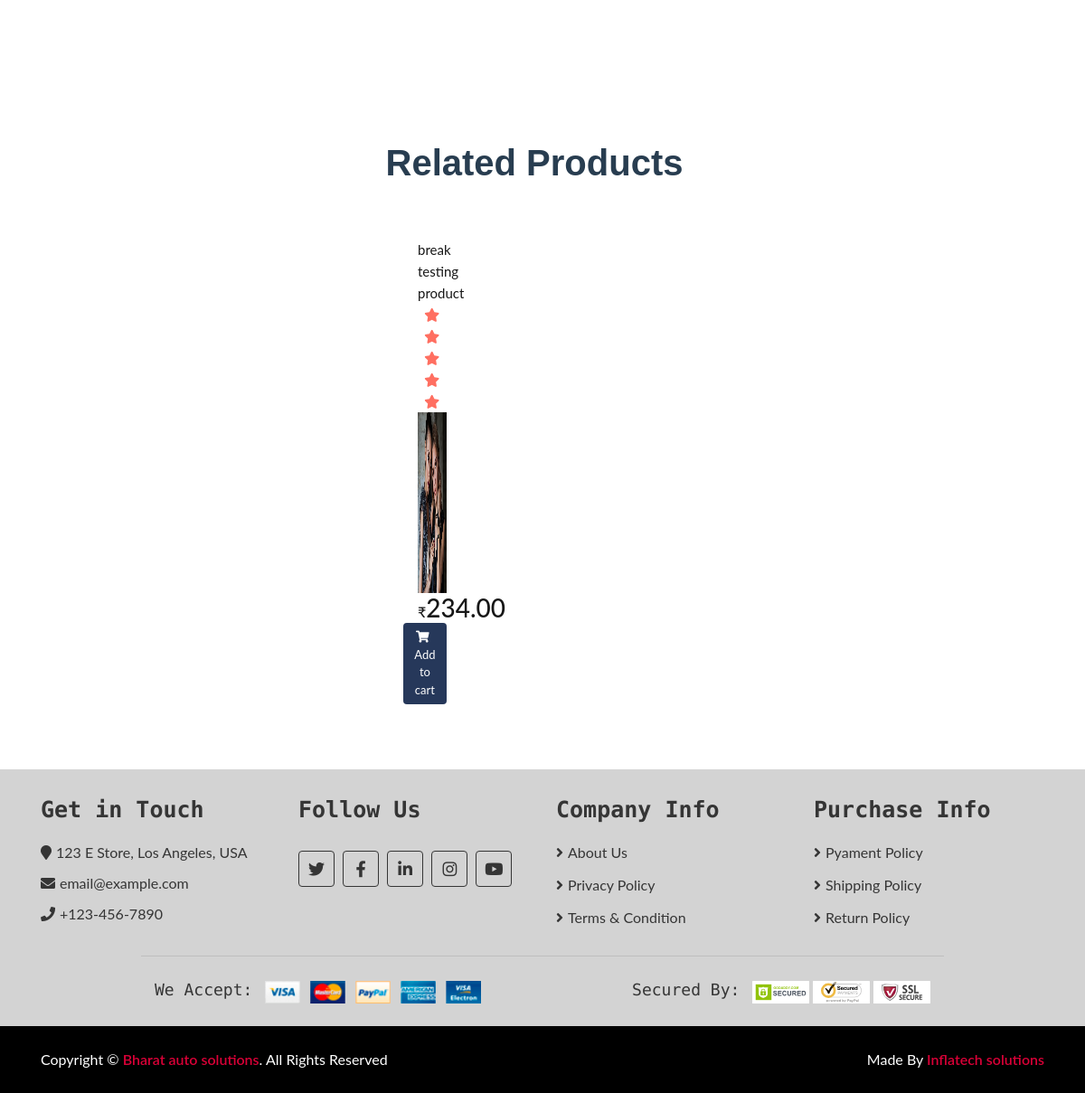
The app's page / (lower part), older data.
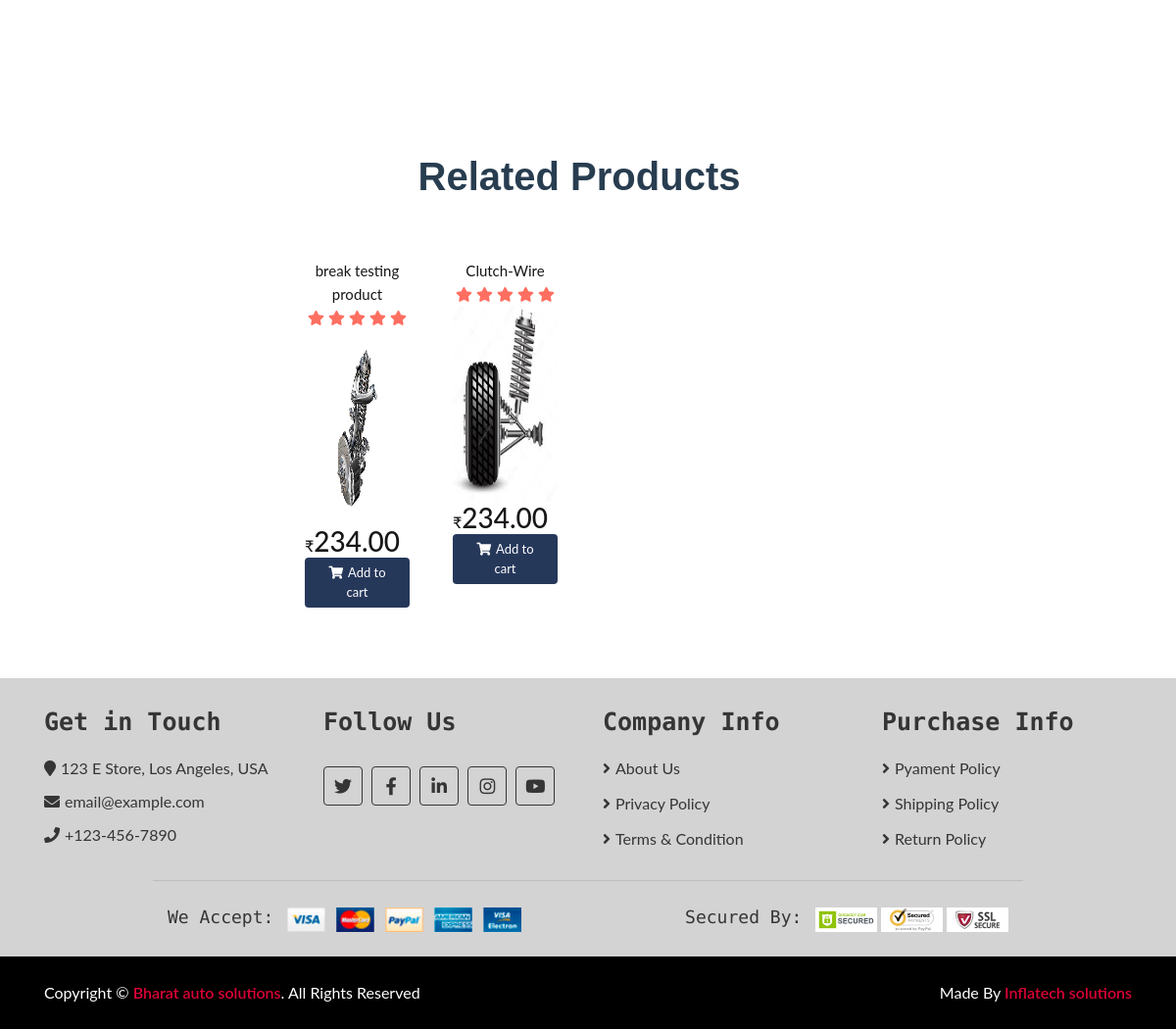
The same page, newer data.
### base/models.py (models this page shows, shortened)
class Product(models.Model):
    vehicaltype=models.ForeignKey(TypeOfVehicle, blank=False, on_delete=models.RESTRICT)
    manufacturer=models.ForeignKey(Manufacturer, blank=False, on_delete=models.RESTRICT)
    vmodel=models.ForeignKey(CarModel, blank=False, on_delete=models.RESTRICT)
    myear=models.ForeignKey(Year, on_delete=models.RESTRICT)
    category=models.ForeignKey(Category, on_delete=models.RESTRICT)
    title=models.CharField(max_length=255, help_text=('required'))
    desc=models.TextField(blank=True, null=True, verbose_name=('desciptions'))
    regular_price=models.DecimalField(max_digits=5, decimal_places=2)
    descount_price=models.DecimalField(max_digits=5, decimal_places=2, blank=True )
    is_active=models.BooleanField(default=True)
    slug=models.SlugField(blank=True, null=True)

class ProductImage(models.Model):
    product=models.ForeignKey(Product, on_delete=models.CASCADE, related_name="product_image")
    image=models.ImageField(
        verbose_name='image',
        help_text="upload a product image",
        upload_to="images/",
        null=True,
        blank=True,
    )
    is_feature=models.BooleanField(default=False)
    created_at=models.DateTimeField(auto_now=True)

### base/views.py (the view)
# urls.py: path('',views.home, name="home"),
def home(request):
    if request.user.is_authenticated:
        us= request.user
        cust, created = Customer.objects.get_or_create(user=us)
        customer = request.user.customer
        cartItems= nav(HttpRequest, customer)
    else:
        cartItems=0
    products = Product.objects.all()
    cateories = Category.objects.all()
    loop=range(1,8)
    return render(request, 'index.html', {'loop':loop,'products':products,'cartItems':cartItems, 'cateories':cateories })

### templates/index.html (shortened to what this page needs)
{% extends 'base.html' %}
{% load static %}
{% block content %}
  <br>
  <br>
  <br>
    <br>
    <br>
    <br>
  <div class="container-fluid">
  <br>
  <br>
  <br>
    <div class="container-fluid">
      <div class="row">
          <div class="col-md-12">
              {% include 'product_display.html' %}
          </div>
      </div>
      </div>
<br>
<br>
<br>
{% endblock content %}

### templates/product_display.html
{% load static %}
                       {% block content %}
                        <div class="product">
                            <div class="section-header">
                                <h1>Related Products</h1>
                            </div>
                            <div class="row align-items-center product-slider product-slider-4">
                                {% for product in products %}
                                <div class="col-lg-3">
                                    <div class="product-item">
                                        <div class="product-title">
                                            <a href="#">{{product.title}}</a>
                                            <div class="ratting">
                                                <i class="fa fa-star"></i>
                                                <i class="fa fa-star"></i>
                                                <i class="fa fa-star"></i>
                                                <i class="fa fa-star"></i>
                                                <i class="fa fa-star"></i>
                                            </div>
                                        </div>
                                        {% for image in product.product_image.all %}
                                        {% if image.is_feature %}
                                        <div class="product-image">
                                            <a href="{% url 'product' pk=product.id %}">
                                                <img src="{{ image.image.url }}" alt="Product Image" height="200px" width="50px">
                                            </a>
                                        </div>
                                        {% endif %}
                                        {% endfor %}
                                        <div class="product-price">
                                            <h3><span>&#8377;</span>{{product.regular_price}}</h3>
                                            <button data-product="{{product.id}}" data-action="add" class="btn update-cart">
                                                <i class="fa fa-shopping-cart"></i>Add to cart
                                            </button>
                                        </div>
                                    </div>
                                </div>
                                {% endfor %}
                            </div>
                        </div>
                    </div>
                    {% endblock %}

Row changes from the older to the newer data that the page shows:
removed ProductImage: image (picture), shown under Product "break testing product"
added ProductImage: image (picture), shown under Product "break testing product"
added Product: title "Clutch-Wire", regular_price "234.00"
added ProductImage: image (picture), shown under "Clutch-Wire"
